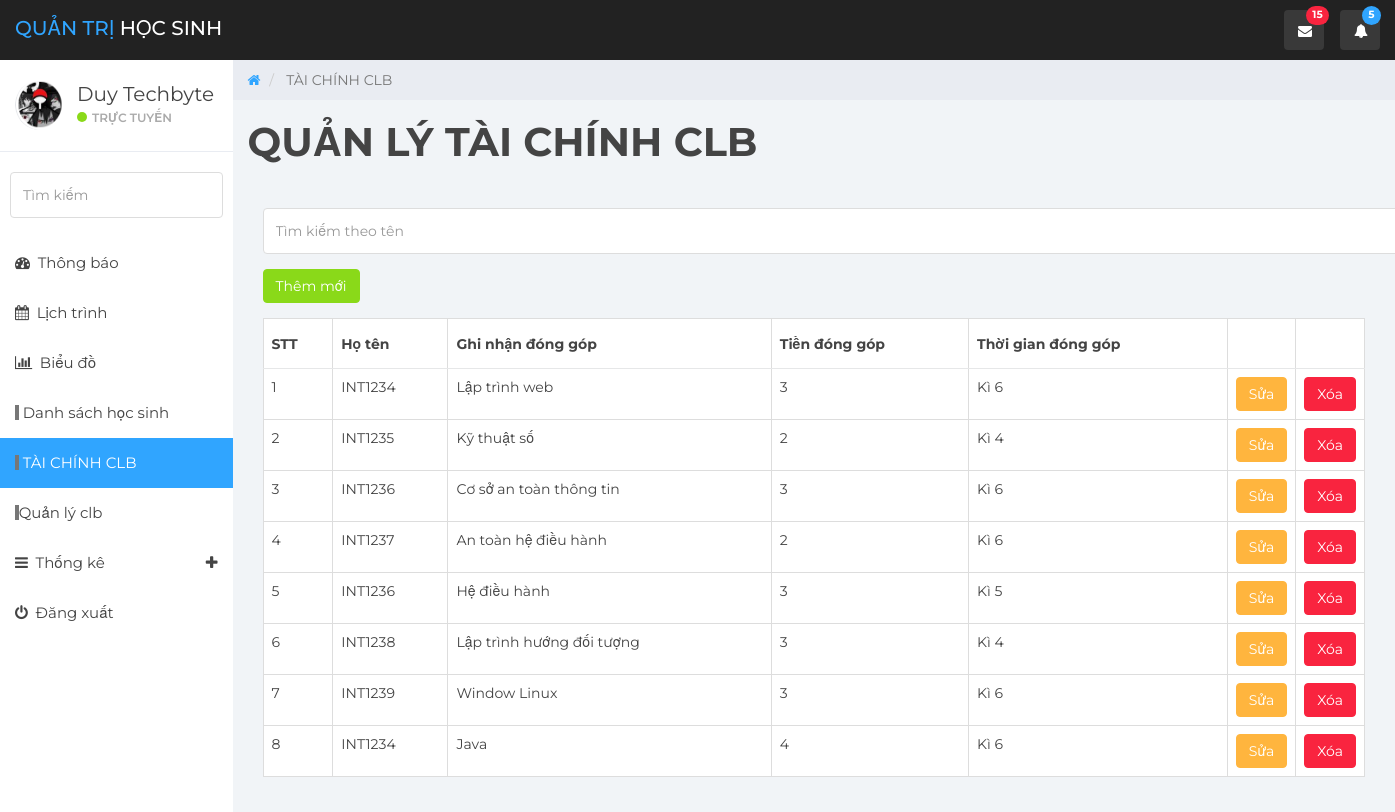
The page /panels.php (signed in) on the database its author committed.
### tables this page shows
CREATE TABLE `mon` (
  `id` int(11) NOT NULL,
  `ma` varchar(255) NOT NULL,
  `ten` varchar(255) NOT NULL,
  `sotin` int(50) NOT NULL,
  `ki` varchar(255) NOT NULL
);

### dbhelp.php (called while the page is built, shortened)
<?php
function executeResult($sql) {
	$conn = mysqli_connect(HOST, USERNAME, PASSWORD, DATABASE);
	$resultset = mysqli_query($conn, $sql);
	$list      = [];
	while ($row = mysqli_fetch_array($resultset,1)) {
		$list[] = $row;
	}
	return $list;
}

### panels.php (the view, shortened to what this page needs)
<?php
require_once ('dbhelp.php');
?>
<!DOCTYPE html>
<html>
<head>
    <link href="css/bootstrap.min.css" rel="stylesheet">
    <link href="css/font-awesome.min.css" rel="stylesheet">
    <link href="css/datepicker3.css" rel="stylesheet">
    <link href="css/styles.css" rel="stylesheet">
</head>
<body>
    <nav class="navbar navbar-custom navbar-fixed-top" role="navigation">
        <div class="container-fluid">
            <div class="navbar-header">
                <a class="navbar-brand" href="admin.php"><span>Quản Trị</span> học sinh </a>
                <ul class="nav navbar-top-links navbar-right">
                    <li class="dropdown"><a class="dropdown-toggle count-info" data-toggle="dropdown" href="admin.php">
                        <em class="fa fa-envelope"></em><span class="label label-danger">15</span>
                    </a>
                    </li>
                    <li class="dropdown"><a class="dropdown-toggle count-info" data-toggle="dropdown" href="#">
                        <em class="fa fa-bell"></em><span class="label label-info">5</span>
                    </a>
                    </li>
                </ul>
            </div>
        </div>
    </nav>
 <div id="sidebar-collapse" class="col-sm-3 col-lg-2 sidebar">
        <div class="profile-sidebar">
            <div class="profile-userpic">
                <img src="3.png" class="img-responsive" alt="">
            </div>
            <div class="profile-usertitle">
                <div class="profile-usertitle-name">Duy Techbyte</div>
                <div class="profile-usertitle-status"><span class="indicator label-success"></span>Trực tuyến</div>
            </div>
        </div>
        <form role="search">
            <div class="form-group">
                <input type="text" class="form-control" placeholder="Tìm kiếm">
            </div>
        </form>
		<ul class="nav menu">
			<li><a href="admin.php"><em class="fa fa-dashboard">&nbsp;</em> Thông báo </a></li>
			<li><a href="widgets.php"><em class="fa fa-calendar">&nbsp;</em> Lịch trình</a></li>
			<li><a href="charts.php"><em class="fa fa-bar-chart">&nbsp;</em> Biểu đồ </a></li>
			<li ><a href="qlsv.php"><em class="fa label-default">&nbsp;</em> Danh sách học sinh</a></li>
			<li class="active"><a href="panels.php"><em class="fa label-default">&nbsp;</em> TÀI CHÍNH CLB </a></li>
            <li><a href="diem.php"><em class="fa label-default">&nbsp;</em>Quản lý clb </a></li>
			<li class="parent "><a data-toggle="collapse" href="#sub-item-1">
				<em class="fa fa-navicon">&nbsp;</em> Thống kê <span data-toggle="collapse" href="#sub-item-1" class="icon pull-right"><em class="fa fa-plus"></em></span>
                </a>
            </li>
            <li><a href="logout.php"><em class="fa fa-power-off">&nbsp;</em> Đăng xuất</a></li>
        </ul>
    </div>
     <div class="col-sm-9 col-sm-offset-3 col-lg-10 col-lg-offset-2 main">
        <div class="row">
            <ol class="breadcrumb">
                <li><a href="admin.php">
                    <em class="fa fa-home"></em>
                </a></li>
                <li class="active"> TÀI CHÍNH CLB </li>
            </ol>
        </div>
        <div class="row">
            <div class="col-lg-12">
                <h1 class="page-header"><b> QUẢN LÝ TÀI CHÍNH CLB </b></h1>
            </div>
        </div>
            <div class="container">
                <form method="get">
                    <input type="text" name="s" class="form-control" style="margin-top: 15px; margin-bottom: 15px;" placeholder="Tìm kiếm theo tên">
                </form>
                <button class="btn btn-success" onclick="window.open('addmon.php', '_self')">Thêm mới</button>
            </div>
            <div class="panel-body">
                <table class="table table-bordered">
                    <thead>
                        <tr>
                            <th>STT</th>
                            <th>Họ tên</th>
                            <th>Ghi nhận đóng góp</th>
                            <th>Tiền đóng góp</th>
                            <th>Thời gian đóng góp</th>
                            <th width="60px"></th>
                            <th width="60px"></th>
                        </tr>
                    </thead>
                    <tbody>
<?php
if (isset($_GET['s']) && $_GET['s'] != '')
{
    $sql = 'SELECT * FROM mon WHERE ten LIKE "%'.$_GET['s'].'%"';
}
else
{
    $sql = 'SELECT * FROM mon';
}
$monList = executeResult($sql);
$index = 1;
foreach ($monList as $sjt) {
    echo '<tr>
            <td>'.($index++).'</td>
            <td>'.$sjt['ma'].'</td>
            <td>'.$sjt['ten'].'</td>
            <td>'.$sjt['sotin'].'</td>
            <td>'.$sjt['ki'].'</td>
            <td><button class="btn btn-warning" onclick=\'window.open("editmon.php.?id='.$sjt['id'].'","_self")\'>Sửa</button></td>
            <td><button class="btn btn-danger" onclick="deletemon('.$sjt['id'].')">Xóa</button></td>
        </tr>';
}
?>
                    </tbody>
                </table>
            </div>
        </div>
</body>
</html>

### rows shown on the page
mon: ma "INT1234", ten "Lập trình web", sotin "3", ki "Kì 6"
mon: ma "INT1235", ten "Kỹ thuật số", sotin "2", ki "Kì 4"
mon: ma "INT1236", ten "Cơ sở an toàn thông tin", sotin "3", ki "Kì 6"
mon: ma "INT1237", ten "An toàn hệ điều hành", sotin "2", ki "Kì 6"
mon: ma "INT1236", ten "Hệ điều hành", sotin "3", ki "Kì 5"
mon: ma "INT1238", ten "Lập trình hướng đối tượng", sotin "3", ki "Kì 4"
mon: ma "INT1239", ten "Window Linux", sotin "3", ki "Kì 6"
mon: ma "INT1234", ten "Java", sotin "4", ki "Kì 6"
